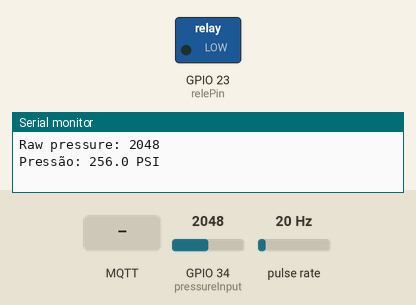
The sketch below on a simulated ESP32. On the bench: switched loads named in the sketch (green lamp = pin HIGH), the last lines printed to the serial monitor. Wiring (inferred from the names in the program): pulse sensor: data GPIO 25. The test bench sets the inputs (shaded band); at power-on: GPIO 34 (pressureInput) = 2048, pulse rate 20 Hz. WiFi joins after 1.5 s; servers stay silent unless stated; random numbers use the default seed unless the sketch sets one; no MQTT or app messages arrive unless stated.

Above: at 2.7 s.
2.8 s: MQTT message "abrir" arrives on the first subscribed topic
At 3.6 s:
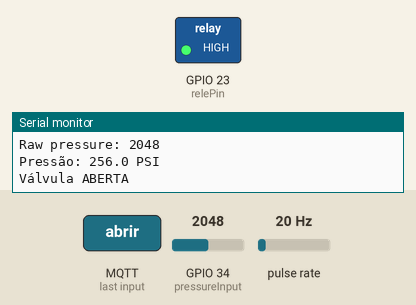
4.3 s: MQTT message "fechar" arrives on the first subscribed topic
At 4.7 s:
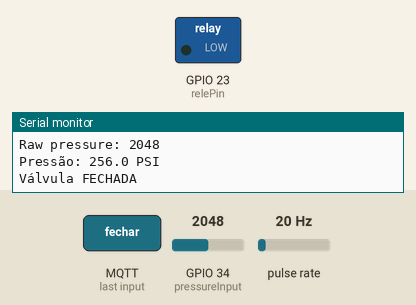
Timing chart, 0 to 7.3 s (numbered marks = the images above; inputs shaded):
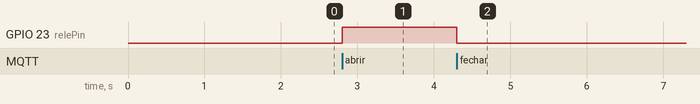

Measured:
- after the input at 2.8 s, GPIO 23 (relePin): LOW → HIGH at once
- after the input at 4.3 s, GPIO 23 (relePin): HIGH → LOW at once

The sketch:

projeto.ino
```cpp
// Sensor de pressão
const int pressureInput = 34;  // Pino analógico para o sensor de pressão (A0)
const int pressureZero = 309; // Valores zero e max para calibragem considerando pressão atmosférica no local em 14,73 PSI
const int pressureMax =  988;
const int pressuretransducermaxPSI = 100; // PSI máximo do sensor (100 PSI)
float pressureValue = 0;  // Variável para armazenar a pressão

// Sensor de água
const int sensorPin = 25;  // Pino do sensor de fluxo de água
volatile unsigned int pulseCount;  // Contador de pulsos para sensor de fluxo
float flowRate = 0.0;  // Vazão em L/min
unsigned int flowMilliLitres = 0;  // Quantidade de água passada (mL)
unsigned long totalMilliLitres = 0;  // Total de água passada (mL)
unsigned long oldTime = 0;  // Armazena o tempo anterior

// Relé que controla válvula solenoide
const int relePin = 23;

#include <WiFi.h>
#include <PubSubClient.h>

// Credenciais WiFi
const char* ssid = "SEU_WIFI";
const char* password = "SUA_SENHA";

// Broker MQTT Mosquitto
const char* mqtt_server = "test.mosquitto.org";
const int mqtt_port = 1883;


WiFiClient espClient;
PubSubClient client(espClient);

void setup_wifi() {
  delay(10);
  Serial.println();
  Serial.print("Conectando em ");
  Serial.println(ssid);

  WiFi.begin(ssid, password);

  while (WiFi.status() != WL_CONNECTED) {
    delay(500);
    Serial.print(".");
  }

  Serial.println("");
  Serial.println("WiFi conectado");
  Serial.println("Endereço IP: ");
  Serial.println(WiFi.localIP());
}

void reconnect() {
  // Loop até conectar
  while (!client.connected()) {
    Serial.print("Tentando conexão MQTT...");
    String clientId = "ESP32Client-" + String(random(0xffff), HEX);
    if (client.connect(clientId.c_str())) {
      Serial.println("conectado");
      // Se inscreve no tópico
      client.subscribe("controle/valvula");
    } else {
      Serial.print("falhou, rc=");
      Serial.print(client.state());
      Serial.println(" tentando novamente em 5 segundos");
      delay(5000);
    }
  }
}

// Interrupção para contar pulsos do sensor de fluxo
void pulseCounter() {
  pulseCount++;
}

// Liga/desliga o relé e a válvula solenoide
void callback(char* topic, byte* payload, unsigned int length) {
  String mensagem;
  for (int i = 0; i < length; i++) {
    mensagem += (char)payload[i];
  }

  if (String(topic) == "controle/valvula") {
    if (mensagem == "abrir") {
      digitalWrite(relePin, HIGH);
      Serial.println("Válvula ABERTA");
    }
    else if (mensagem == "fechar") {
      digitalWrite(relePin, LOW);
      Serial.println("Válvula FECHADA");
    }
  }
}

void setup() {
  Serial.begin(115200);

  setup_wifi();
  client.setServer(mqtt_server, mqtt_port);
  client.setCallback(callback);
  pinMode(relePin, OUTPUT);

  // Inicializa o sensor de fluxo
  pinMode(sensorPin, INPUT);
  digitalWrite(sensorPin, HIGH);
  pulseCount = 0;

  // Inicializa interrupção para contar pulsos
  attachInterrupt(digitalPinToInterrupt(sensorPin), pulseCounter, FALLING);

  // Inicializa variáveis de fluxo
  flowRate = 0.0;
  flowMilliLitres = 0;
  totalMilliLitres = 0;
  oldTime = 0;
}

void loop() {
  if (!client.connected()) {
    reconnect();
  }
  client.loop();

  // Calcula o tempo decorrido
  unsigned long currentTime = millis();
  unsigned long elapsedTime = currentTime - oldTime;

  // Se passou 2 segundos desde a última leitura
  if (elapsedTime > 2000) {

    // Calcula a vazão
    flowRate = (1000.0 / (elapsedTime)) * pulseCount;

    // Resetar contador de pulsos
    pulseCount = 0;
    oldTime = currentTime;

    // Calcula a quantidade de água passada (em mL)
    flowMilliLitres = (flowRate / 60) * 1000;

    // Adiciona ao total
    totalMilliLitres += flowMilliLitres;

    // Imprime os resultados de vazão
    Serial.print("Vazão: ");
    Serial.print(flowRate);
    Serial.print(" L/min - ");
    Serial.print("Quantidade de água: ");
    Serial.print(flowMilliLitres);
    Serial.print(" mL/segundo - Total: ");
    Serial.print(totalMilliLitres);
    Serial.println(" mL");

    // Leitura do sensor de pressão
    int rawPressure = analogRead(pressureInput);  // Leitura analógica do sensor de pressão
    Serial.print("Raw pressure: ");
    Serial.println(rawPressure, 1);

    // Converte a leitura analógica para PSI (0-100 PSI)
    pressureValue = ((rawPressure - pressureZero) * pressuretransducermaxPSI) / (pressureMax - pressureZero);

    // Exibe o valor de pressão no monitor serial
    Serial.print("Pressão: ");
    Serial.print(pressureValue, 1);  // Exibe com 1 casa decimal
    Serial.println(" PSI");

    String payload = "{";
    payload += "\"flowRate\":" + String(flowRate, 2) + ",";
    payload += "\"flowMilliLitres\":" + String(flowMilliLitres, 2) + ",";
    payload += "\"totalMilliLitres\":" + String(totalMilliLitres, 2) + ",";
    payload += "\"pressure\":" + String(pressureValue, 1);
    payload += "}";

    // Pblica uma mensagem
    client.publish("fluxoagua/teste", payload.c_str());
  }
}
```
